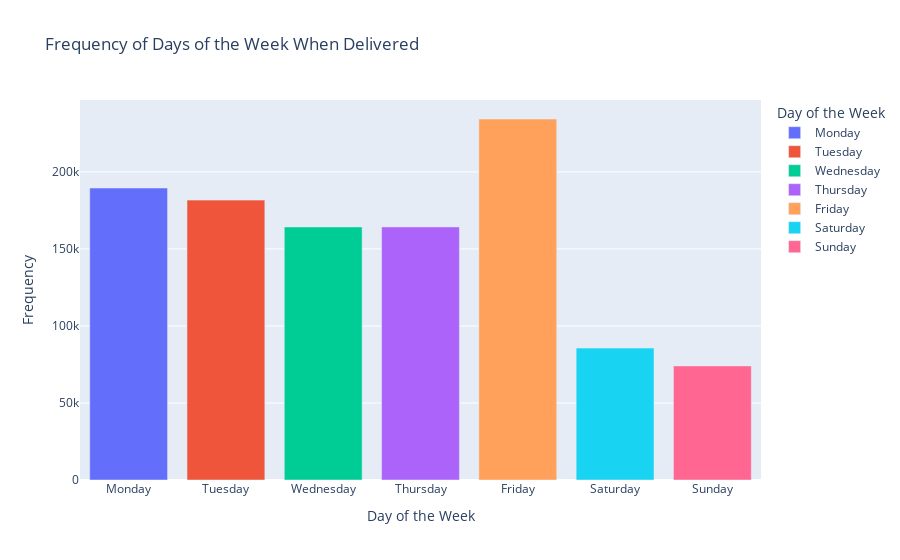

Notebook source saved alongside this figure:
### Code cell
ddf = value_counts_sorted_D 
ddf = ddf.to_pandas()
# Map the numeric day of the week to actual day names for better readability
day_names = {1: 'Monday', 2: 'Tuesday', 3: 'Wednesday', 4: 'Thursday', 
             5: 'Friday', 6: 'Saturday', 7: 'Sunday'}
ddf['day_name'] = ddf['D_day_of_week'].map(day_names)

# Sort the DataFrame by 'D_day_of_week' to ensure the days are in the correct order
ddf = ddf.sort_values('D_day_of_week')

# Create the bar chart using Plotly Express
fig = px.bar(ddf, x='day_name', y='D_frequency', 
             title='Frequency of Days of the Week When Delivered',
             labels={'day_name': 'Day of the Week', 'D_frequency': 'Frequency'},
             color='day_name')

# Show the plot
fig.show()

### Figure 1 — Plotly figure (JSON) as saved in the notebook; plotly's stock layout.template omitted (floating-point values rounded to 4 significant figures)
{"data": [{"alignmentgroup": "True", "hovertemplate": "Day of the Week=%{x}<br>Frequency=%{y}<extra></extra>", "legendgroup": "Monday", "marker": {"color": "#636efa", "pattern": {"shape": ""}}, "name": "Monday", "offsetgroup": "Monday", "orientation": "v", "showlegend": true, "textposition": "auto", "type": "bar", "x": ["Monday"], "xaxis": "x", "y": [189535], "yaxis": "y"}, {"alignmentgroup": "True", "hovertemplate": "Day of the Week=%{x}<br>Frequency=%{y}<extra></extra>", "legendgroup": "Tuesday", "marker": {"color": "#EF553B", "pattern": {"shape": ""}}, "name": "Tuesday", "offsetgroup": "Tuesday", "orientation": "v", "showlegend": true, "textposition": "auto", "type": "bar", "x": ["Tuesday"], "xaxis": "x", "y": [181674], "yaxis": "y"}, {"alignmentgroup": "True", "hovertemplate": "Day of the Week=%{x}<br>Frequency=%{y}<extra></extra>", "legendgroup": "Wednesday", "marker": {"color": "#00cc96", "pattern": {"shape": ""}}, "name": "Wednesday", "offsetgroup": "Wednesday", "orientation": "v", "showlegend": true, "textposition": "auto", "type": "bar", "x": ["Wednesday"], "xaxis": "x", "y": [164272], "yaxis": "y"}, {"alignmentgroup": "True", "hovertemplate": "Day of the Week=%{x}<br>Frequency=%{y}<extra></extra>", "legendgroup": "Thursday", "marker": {"color": "#ab63fa", "pattern": {"shape": ""}}, "name": "Thursday", "offsetgroup": "Thursday", "orientation": "v", "showlegend": true, "textposition": "auto", "type": "bar", "x": ["Thursday"], "xaxis": "x", "y": [164285], "yaxis": "y"}, {"alignmentgroup": "True", "hovertemplate": "Day of the Week=%{x}<br>Frequency=%{y}<extra></extra>", "legendgroup": "Friday", "marker": {"color": "#FFA15A", "pattern": {"shape": ""}}, "name": "Friday", "offsetgroup": "Friday", "orientation": "v", "showlegend": true, "textposition": "auto", "type": "bar", "x": ["Friday"], "xaxis": "x", "y": [234324], "yaxis": "y"}, {"alignmentgroup": "True", "hovertemplate": "Day of the Week=%{x}<br>Frequency=%{y}<extra></extra>", "legendgroup": "Saturday", "marker": {"color": "#19d3f3", "pattern": {"shape": ""}}, "name": "Saturday", "offsetgroup": "Saturday", "orientation": "v", "showlegend": true, "textposition": "auto", "type": "bar", "x": ["Saturday"], "xaxis": "x", "y": [85618], "yaxis": "y"}, {"alignmentgroup": "True", "hovertemplate": "Day of the Week=%{x}<br>Frequency=%{y}<extra></extra>", "legendgroup": "Sunday", "marker": {"color": "#FF6692", "pattern": {"shape": ""}}, "name": "Sunday", "offsetgroup": "Sunday", "orientation": "v", "showlegend": true, "textposition": "auto", "type": "bar", "x": ["Sunday"], "xaxis": "x", "y": [74048], "yaxis": "y"}], "layout": {"barmode": "relative", "legend": {"title": {"text": "Day of the Week"}, "tracegroupgap": 0}, "title": {"text": "Frequency of Days of the Week When Delivered"}, "xaxis": {"anchor": "y", "categoryarray": ["Monday", "Tuesday", "Wednesday", "Thursday", "Friday", "Saturday", "Sunday", null], "categoryorder": "array", "domain": [0, 1], "title": {"text": "Day of the Week"}}, "yaxis": {"anchor": "x", "domain": [0, 1], "title": {"text": "Frequency"}}}}
